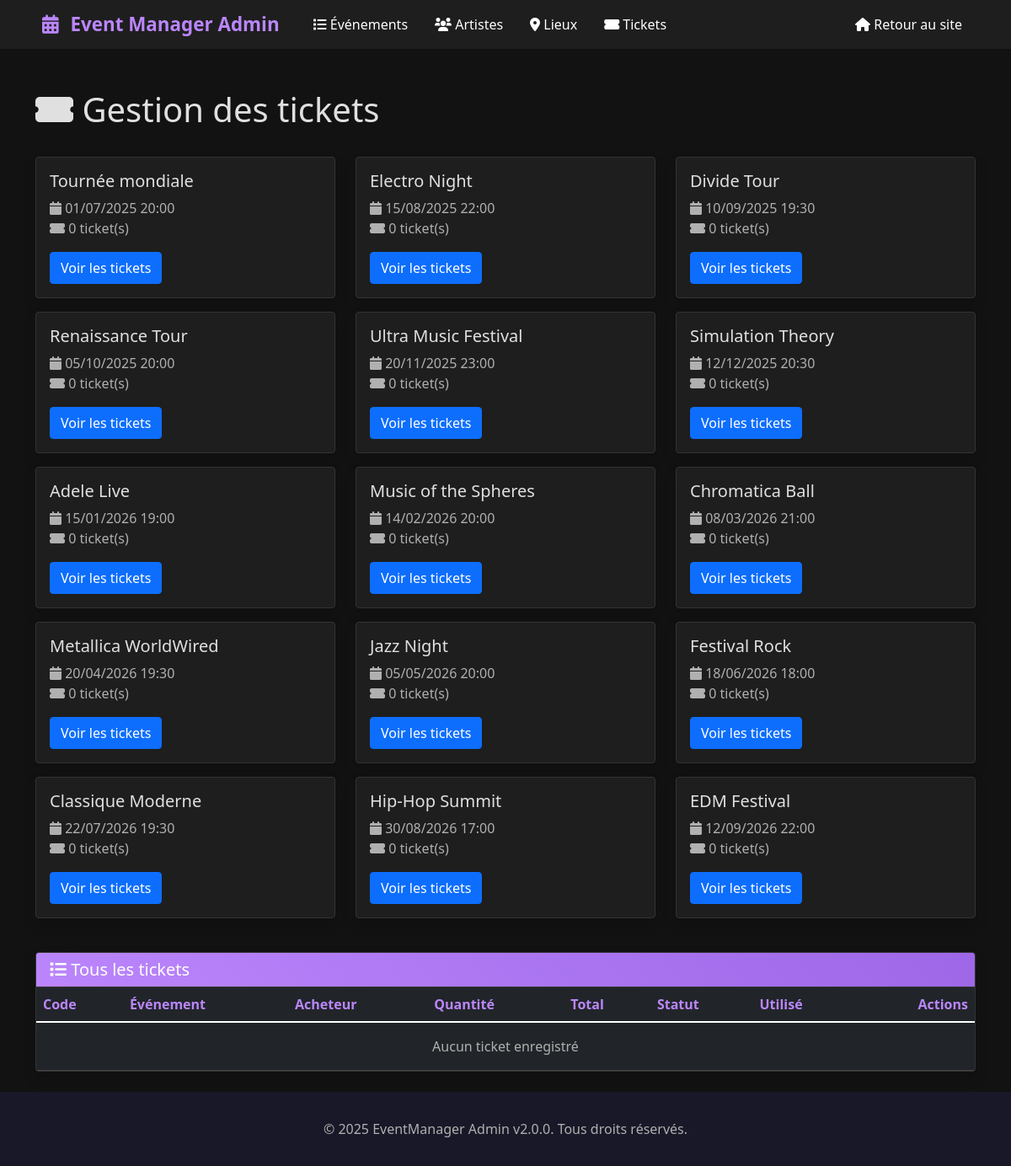
The app's page /admin/tickets.php with its own data.
### tables this page shows
CREATE TABLE IF NOT EXISTS `evenement` (
  `id_evenement` int(11) NOT NULL AUTO_INCREMENT,
  `titre` varchar(255) NOT NULL,
  `description` text DEFAULT NULL,
  `date_heure` datetime NOT NULL,
  `prix` decimal(10,2) DEFAULT 0.00,
  `id_venue` int(11) DEFAULT NULL,
  `id_artiste` int(11) DEFAULT NULL,
  `image` varchar(255) DEFAULT NULL,
  PRIMARY KEY (`id_evenement`),
  KEY `id_venue` (`id_venue`),
  KEY `id_artiste` (`id_artiste`),
  CONSTRAINT `evenement_ibfk_1` FOREIGN KEY (`id_venue`) REFERENCES `venue` (`id_venue`),
  CONSTRAINT `evenement_ibfk_2` FOREIGN KEY (`id_artiste`) REFERENCES `artiste` (`id_artiste`)
);

### classes/Evenement.php (called while the page is built, shortened)
<?php
class Evenement {
    private $conn;
    private $table = 'evenement';
    public function __construct($db) {
        $this->conn = $db;
    }
    public function lire() {
        $query = "SELECT e.*, v.nom as venue_nom, a.nom as artiste_nom
                  FROM " . $this->table . " e
                  LEFT JOIN venue v ON e.id_venue = v.id_venue
                  LEFT JOIN artiste a ON e.id_artiste = a.id_artiste
                  ORDER BY e.date_heure ASC";
        $stmt = $this->conn->prepare($query);
        $stmt->execute();
        return $stmt->fetchAll(PDO::FETCH_ASSOC);
    }
}
?>

### classes/Ticket.php (called while the page is built, shortened)
<?php
class Ticket {
    private $conn;
    private $table = 'ticket';
    public function __construct($db) {
        $this->conn = $db;
    }
    public function lireParEvenement($evenement_id) {
        $query = "SELECT * FROM " . $this->table . "
                  WHERE id_evenement = :evenement_id
                  ORDER BY date_reservation ASC";
        $stmt = $this->conn->prepare($query);
        $stmt->bindParam(':evenement_id', $evenement_id);
        $stmt->execute();
        return $stmt->fetchAll(PDO::FETCH_ASSOC);
    }
}
?>

### admin/tickets.php (the view, shortened to what this page needs)
<?php
require_once '../classes/Ticket.php';
require_once '../classes/Evenement.php';
$database = new Database();
$db = $database->getConnection();
$ticket = new Ticket($db);
$evenement = new Evenement($db);
$tickets = $ticket->lire();
$evenements = $evenement->lire();
include 'includes/header.php';
?>
<main class="container py-4">
    <div class="d-flex justify-content-between align-items-center mb-4">
        <h1><i class="fas fa-ticket-alt"></i> Gestion des tickets</h1>
    </div>
    <div class="row mb-4">
        <?php foreach ($evenements as $evt):
            $ticketsEvent = $ticket->lireParEvenement($evt['id_evenement']);
            $nbTickets = count($ticketsEvent);
        ?>
        <div class="col-md-4 mb-3">
            <div class="card shadow" style="background: var(--surface-dark); border: 1px solid #333;">
                <div class="card-body">
                    <h5 class="card-title" style="color: var(--text-primary);"><?= htmlspecialchars($evt['titre']) ?></h5>
                    <p class="card-text" style="color: var(--text-secondary);">
                        <i class="fas fa-calendar"></i> <?= date('d/m/Y H:i', strtotime($evt['date_heure'])) ?><br>
                        <i class="fas fa-ticket-alt"></i> <?= $nbTickets ?> ticket(s)
                    </p>
                    <a href="tickets_evenement.php?evenement_id=<?= $evt['id_evenement'] ?>"
                       class="btn btn-primary btn-action">
                        Voir les tickets
                    </a>
                </div>
            </div>
        </div>
        <?php endforeach; ?>
    </div>
    <div class="card shadow" style="background: var(--surface-dark); border: 1px solid #333;">
        <div class="card-header" style="background: linear-gradient(45deg, var(--accent-color), #9D67E7); color: white; border-bottom: 1px solid #333;">
            <h5 class="mb-0"><i class="fas fa-list"></i> Tous les tickets</h5>
        </div>
        <div class="card-body p-0">
            <div class="table-responsive">
                <table class="table table-dark table-hover mb-0 align-middle" style="background: var(--surface-dark);">
                    <thead style="background: #23233a;">
                        <tr>
                            <th style="border-color: #444; color: var(--accent-color);">Code</th>
                            <th style="border-color: #444; color: var(--accent-color);">Événement</th>
                            <th style="border-color: #444; color: var(--accent-color);">Acheteur</th>
                            <th style="border-color: #444; color: var(--accent-color);">Quantité</th>
                            <th style="border-color: #444; color: var(--accent-color);">Total</th>
                            <th style="border-color: #444; color: var(--accent-color);">Statut</th>
                            <th style="border-color: #444; color: var(--accent-color);">Utilisé</th>
                            <th class="text-end" style="border-color: #444; color: var(--accent-color);">Actions</th>
                        </tr>
                    </thead>
                    <tbody>
                        <?php if (empty($tickets)): ?>
                        <tr>
                            <td colspan="8" class="text-center py-3" style="color: var(--text-secondary); border-color: #444;">Aucun ticket enregistré</td>
                        </tr>
                        <?php endif; ?>
                    </tbody>
                </table>
            </div>
        </div>
    </div>
</main>
<?php include 'includes/footer.php'; ?>

### admin/includes/header.php (style rules this page uses)
:root { --bg-dark: #121212; --surface-dark: #1E1E1E; --text-primary: #E0E0E0; --text-secondary: #B0B0B0; --accent-color: #BB86FC; }
html, body { height: 100%; margin: 0; padding: 0; }
body { display: flex; flex-direction: column; min-height: 100vh; background: var(--bg-dark); color: var(--text-primary); }
main { flex: 1; padding-bottom: 2rem; }
.card, .card-header { background: #181828; color: var(--text-primary); }

### records on screen
evenement: titre "Tournée mondiale", date_heure "01/07/2025 20:00", nbTickets "0"
evenement: titre "Electro Night", date_heure "15/08/2025 22:00", nbTickets "0"
evenement: titre "Divide Tour", date_heure "10/09/2025 19:30", nbTickets "0"
evenement: titre "Renaissance Tour", date_heure "05/10/2025 20:00", nbTickets "0"
evenement: titre "Ultra Music Festival", date_heure "20/11/2025 23:00", nbTickets "0"
evenement: titre "Simulation Theory", date_heure "12/12/2025 20:30", nbTickets "0"
evenement: titre "Adele Live", date_heure "15/01/2026 19:00", nbTickets "0"
evenement: titre "Music of the Spheres", date_heure "14/02/2026 20:00", nbTickets "0"
evenement: titre "Chromatica Ball", date_heure "08/03/2026 21:00", nbTickets "0"
evenement: titre "Metallica WorldWired", date_heure "20/04/2026 19:30", nbTickets "0"
evenement: titre "Jazz Night", date_heure "05/05/2026 20:00", nbTickets "0"
evenement: titre "Festival Rock", date_heure "18/06/2026 18:00", nbTickets "0"
evenement: titre "Classique Moderne", date_heure "22/07/2026 19:30", nbTickets "0"
evenement: titre "Hip-Hop Summit", date_heure "30/08/2026 17:00", nbTickets "0"
evenement: titre "EDM Festival", date_heure "12/09/2026 22:00", nbTickets "0"
